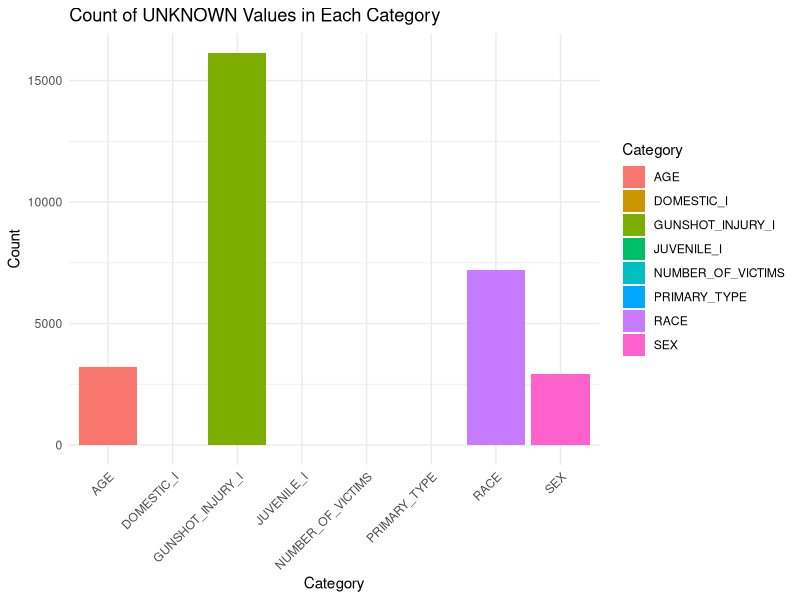
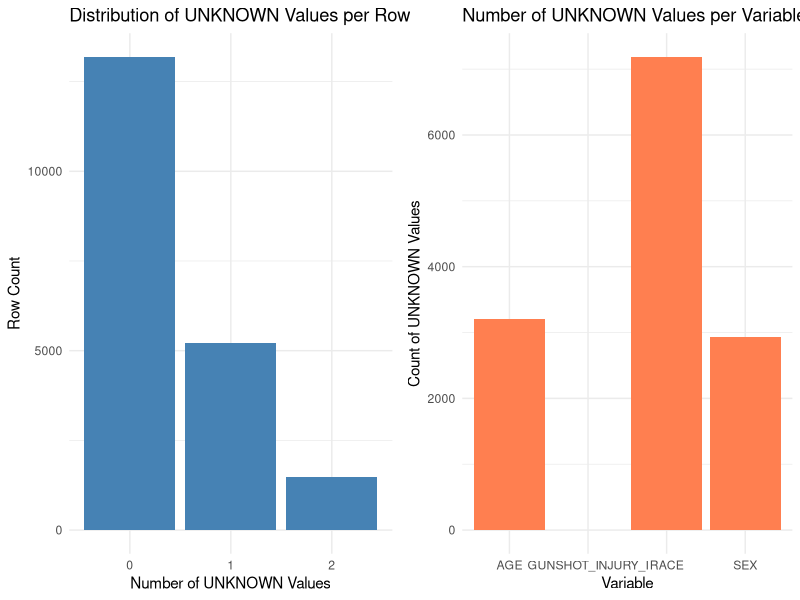
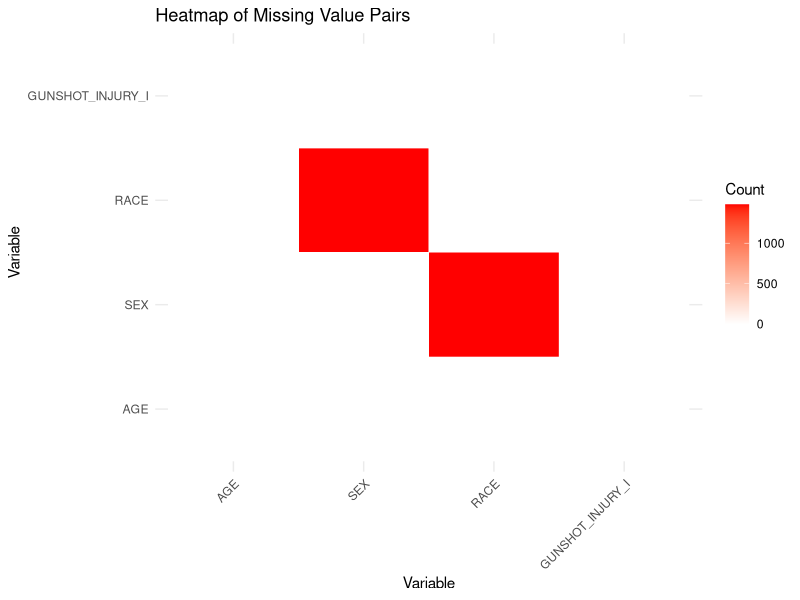
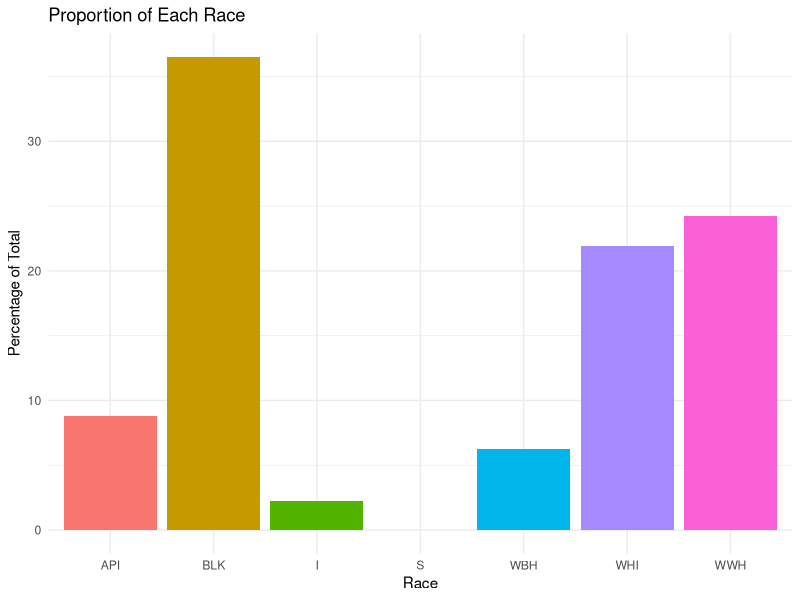
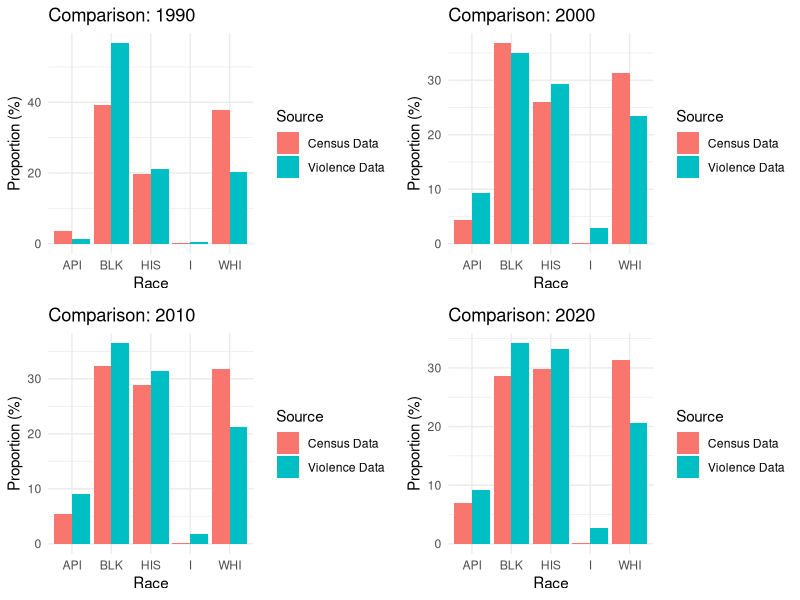

Here is the R script that generated these plots, in order:
## ---- chunk 1
knitr::opts_chunk$set(echo = TRUE)
## ---- chunk 2
library(readr)
library(dplyr)
library(ggplot2)
library(reshape2)
library(gridExtra)
## ---- chunk 3
Violence_raw <- read_csv("Violence_Reduction_-_Victim_Demographics_-_Aggregated.csv", show_col_types = FALSE)
Violence_raw$Year <- substr(Violence_raw$TIME_PERIOD, 1, 4)
## ---- chunk 4
Violence_na <- Violence_raw[apply(Violence_raw[, c("AGE", "SEX", "RACE", "JUVENILE_I", 
                                                   "DOMESTIC_I", "GUNSHOT_INJURY_I", 
                                                   "NUMBER_OF_VICTIMS", "PRIMARY_TYPE")], 
                                  1, function(row) any(row == "UNKNOWN")), ]

Violence_remove_na <- Violence_raw[!apply(Violence_raw[, c("AGE", "SEX", "RACE", "JUVENILE_I", 
                                                            "DOMESTIC_I", "GUNSHOT_INJURY_I", 
                                                            "NUMBER_OF_VICTIMS", "PRIMARY_TYPE")], 
                                           1, function(row) any(row == "UNKNOWN")), ]


Violence_remove_na <- Violence_remove_na %>%
  mutate(Year = as.numeric(Year))

unknown_counts <- colSums(Violence_raw[, c("AGE", "SEX", "RACE", "JUVENILE_I", 
                                           "DOMESTIC_I", "GUNSHOT_INJURY_I", 
                                           "NUMBER_OF_VICTIMS", "PRIMARY_TYPE")] == "UNKNOWN")


unknown_df <- data.frame(Category = names(unknown_counts), Count = unknown_counts)

ggplot(unknown_df, aes(x = Category, y = Count, fill = Category)) +
  geom_bar(stat = "identity") +
  labs(title = "Count of UNKNOWN Values in Each Category",
       x = "Category",
       y = "Count") +
  theme_minimal() +
  theme(axis.text.x = element_text(angle = 45, hjust = 1))
## ---- chunk 5
Violence_na <- Violence_na %>%
  mutate(Year = as.numeric(Year),
         GUNSHOT_INJURY_I = ifelse(Year <= 2010 & GUNSHOT_INJURY_I == "UNKNOWN", 
                                   "Before2010", 
                                   GUNSHOT_INJURY_I))

Violence_na$missing_count <- rowSums(Violence_na == "UNKNOWN")

missing_summary <- table(Violence_na$missing_count)

variable_missing_counts <- colSums(Violence_na == "UNKNOWN")[c("AGE", "SEX", "RACE", "GUNSHOT_INJURY_I")]

missing_summary_df <- data.frame(Missing_Count = as.numeric(names(missing_summary)), 
                                 Count = as.numeric(missing_summary))

variable_missing_df <- data.frame(Variable = names(variable_missing_counts), 
                                  Count = as.numeric(variable_missing_counts))

p1 <- ggplot(missing_summary_df, aes(x = factor(Missing_Count), y = Count)) +
  geom_bar(stat = "identity", fill = "steelblue") +
  labs(title = "Distribution of UNKNOWN Values per Row", 
       x = "Number of UNKNOWN Values", 
       y = "Row Count") +
  theme_minimal()

p2 <- ggplot(variable_missing_df, aes(x = Variable, y = Count)) +
  geom_bar(stat = "identity", fill = "coral") +
  labs(title = "Number of UNKNOWN Values per Variable", 
       x = "Variable", 
       y = "Count of UNKNOWN Values") +
  theme_minimal()

grid.arrange(p1, p2, ncol = 2)
## ---- chunk 6
Violence_na$missing_count <- rowSums(Violence_na == "UNKNOWN")
df_missing_2 <- Violence_na[Violence_na$missing_count == 2, ]

vars <- c("AGE", "SEX", "RACE", "GUNSHOT_INJURY_I")
missing_matrix <- matrix(0, nrow = 4, ncol = 4, dimnames = list(vars, vars))

for (i in 1:nrow(df_missing_2)) {
  missing_vars <- names(df_missing_2[i, ])[df_missing_2[i, ] == "UNKNOWN"]
  if (length(missing_vars) == 2) {
    missing_matrix[missing_vars[1], missing_vars[2]] <- missing_matrix[missing_vars[1], missing_vars[2]] + 1
    missing_matrix[missing_vars[2], missing_vars[1]] <- missing_matrix[missing_vars[2], missing_vars[1]] + 1
  }
}

heatmap_data <- as.data.frame(as.table(missing_matrix))
colnames(heatmap_data) <- c("Variable1", "Variable2", "Count")

ggplot(heatmap_data, aes(x = Variable1, y = Variable2, fill = Count)) +
  geom_tile(color = "white") +
  scale_fill_gradient(low = "white", high = "red") +
  labs(title = "Heatmap of Missing Value Pairs", 
       x = "Variable", 
       y = "Variable", 
       fill = "Count") +
  theme_minimal() +
  theme(axis.text.x = element_text(angle = 45, hjust = 1))
## ---- chunk 7
Violence_na <- Violence_na %>%
  mutate(GUNSHOT_INJURY_I = ifelse(GUNSHOT_INJURY_I == "Before2010", "UNKOWN", GUNSHOT_INJURY_I))
Violence_na$missing_count <- rowSums(Violence_na == "UNKNOWN")
Violence_filtered <- Violence_na %>% filter(missing_count < 2) %>% select(-missing_count)
Violence_clean_missing <- bind_rows(Violence_remove_na, Violence_filtered)
## ---- chunk 8
Violence_clean_missing$Year <- as.numeric(Violence_clean_missing$Year)
year_ranges_5 <- split(Violence_clean_missing, cut(Violence_clean_missing$Year, 
                        breaks = seq(1991, 2026, by = 5), right = FALSE, labels = FALSE))
year_ranges_10 <- split(Violence_clean_missing, cut(Violence_clean_missing$Year, 
                         breaks = c(seq(1991, 2021, by = 10), 2026), right = FALSE, labels = FALSE))
for (i in seq_along(year_ranges_5)) {
  assign(paste0("Violence_5yr_", i), year_ranges_5[[i]])
}
for (i in seq_along(year_ranges_10)) {
  assign(paste0("Violence_10yr_", i), year_ranges_10[[i]])
}
## ---- chunk 9
temp_1 <- Violence_clean_missing
temp_1 <- temp_1 %>% filter(RACE != "UNKNOWN")
race_counts <- temp_1 %>%
  group_by(RACE) %>%
  summarise(Count = n()) %>%
  mutate(Proportion = Count / sum(Count) * 100)
ggplot(race_counts, aes(x = RACE, y = Proportion, fill = RACE)) +
  geom_bar(stat = "identity") +
  labs(title = "Proportion of Each Race", 
       x = "Race", 
       y = "Percentage of Total") +
  theme_minimal() +
  theme(legend.position = "none")
rm(temp_1)
gc()  
## ---- chunk 10
chicago_demographics <- data.frame(
  Year = c(1990, 2000, 2010, 2020),
  WHI= c(37.9, 31.3, 31.7, 31.4),
  BLK = c(39.1, 36.8, 32.3, 28.7),
  HIS = c(19.6, 26.0, 28.9, 29.8),
  API = c(3.7, 4.3, 5.4, 6.9),
  I = c(0.2,0.15,0.15,0.12)
)
chicago_demographics
## ---- chunk 11
plot_comparison <- function(violence_df, year, title) {
  filtered_df <- violence_df %>% filter(!(RACE %in% c("UNKNOWN", "S")))
  
  # Adjust HIS category by combining WBH and WWH into HIS
  filtered_df <- filtered_df %>%
    mutate(RACE = ifelse(RACE %in% c("WBH", "WWH"), "HIS", RACE))
  
  race_counts <- filtered_df %>%
    group_by(RACE) %>%
    summarise(Count = n()) %>%
    mutate(Proportion = Count / sum(Count) * 100)
  
  chicago_data <- chicago_demographics[chicago_demographics$Year == year, ]
  chicago_proportions <- data.frame(
    RACE = c("WHI", "BLK", "HIS", "API", "I"),
    Proportion = as.numeric(chicago_data[2:6])
  )
  
  race_counts$Source <- "Violence Data"
  chicago_proportions$Source <- "Census Data"
  combined_data <- bind_rows(race_counts, chicago_proportions)
  
  ggplot(combined_data, aes(x = RACE, y = Proportion, fill = Source)) +
    geom_bar(stat = "identity", position = "dodge") +
    labs(title = title, x = "Race", y = "Proportion (%)") +
    theme_minimal()
}

p1 <- plot_comparison(Violence_10yr_1, 1990, "Comparison: 1990")
p2 <- plot_comparison(Violence_10yr_2, 2000, "Comparison: 2000")
p3 <- plot_comparison(Violence_10yr_3, 2010, "Comparison: 2010")
p4 <- plot_comparison(Violence_10yr_4, 2020, "Comparison: 2020")

grid.arrange(p1, p2, p3, p4, ncol = 2, nrow = 2)
## ---- chunk 12
Violence_clean_missing
